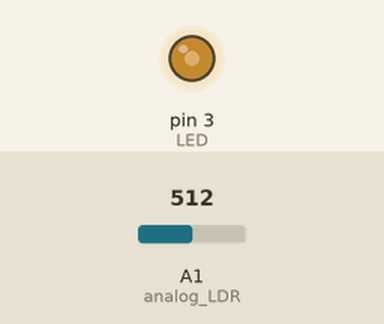
Recording of a sketch running on a simulated Arduino Uno, built with avr-gcc and run on an emulated ATmega328P. Parts: output pins drawn as LEDs (lit = HIGH). Inputs (shaded band) come from the test bench; at power-on: A1 (analog_LDR) = 512.

Above: at 1.2 s.
1.3 s: A1 (analog_LDR) set to 306
At 2.5 s:
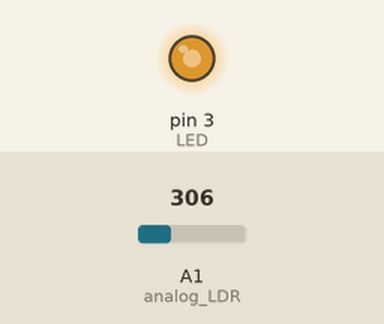
2.8 s: A1 (analog_LDR) set to 122
At 3.9 s:
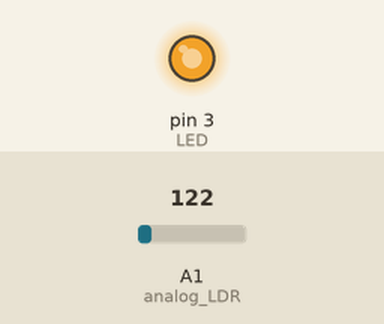
4.3 s: A1 (analog_LDR) set to 900
At 5.1 s:
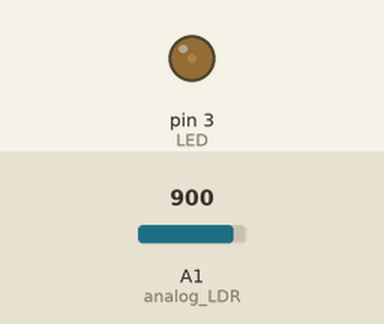
5.8 s: A1 (analog_LDR) set to 1023
At 6.4 s:
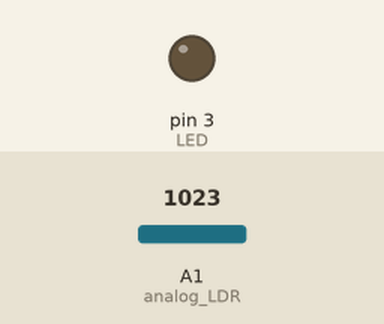
Timing chart, 0 to 8.3 s (numbered marks = the images above; inputs shaded):
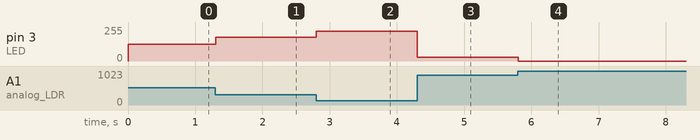

Measured:
- after the input at 1.3 s, pin 3 (LED): 127/255 → 179/255 at once
- after the input at 2.8 s, pin 3 (LED): 179/255 → 225/255 at once
- after the input at 4.3 s, pin 3 (LED): 225/255 → 30/255 at once
- after the input at 5.8 s, pin 3 (LED): 30/255 → 0/255 at once

The sketch:

analogwrite2.ino
```cpp
/*To control the brightness of the led using PWM(analogwrite)*/

const int analog_LDR = A1;
const int LED = 3;
unsigned int inputVal = 0;

void setup() {
  pinMode (LED, OUTPUT);
}

void loop() {
  //read the values fromn LDR sensor
  inputVal = analogRead(analog_LDR);
  //scale it down from (0 to 1023) to (0 to 255)
  inputVal = inputVal/4;
  //set the PWM from 255 to 0
  inputVal = 255 - inputVal;

  analogWrite (LED, inputVal);

  delay(100);
}
```
